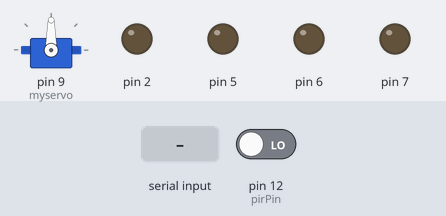
A sketch run on a simulated Arduino Uno, built with avr-gcc and run on an emulated ATmega328P. On the bench: servo, output pins drawn as LEDs (lit = HIGH). The inputs (shaded band) are chosen by the test bench; at power-on: pin 12 (pirPin) LOW. What the sketch prints to the serial monitor is not drawn.

Above: at 1.2 s.
1.3 s: pin 12 (pirPin) driven HIGH
4.3 s: "1" received over the second serial link
At 4.46 s:
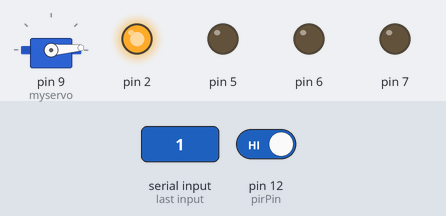
7.3 s: "2" received over the second serial link
At 7.46 s:
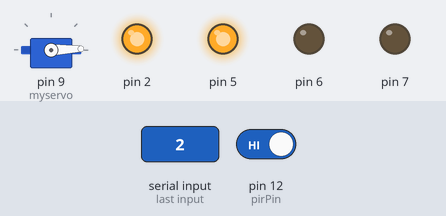
10.3 s: "3" received over the second serial link
At 10.47 s:
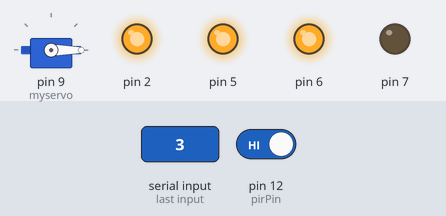
13.3 s: "4" received over the second serial link
At 13.52 s:
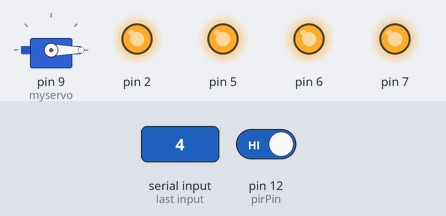
16.3 s: "1" received over the second serial link
At 16.58 s:
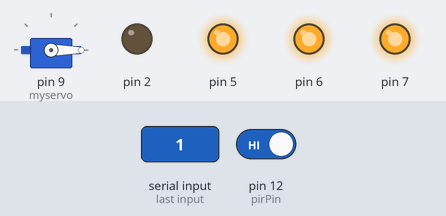
Timing chart, 0 to 20.3 s (numbered marks = the images above; inputs shaded):
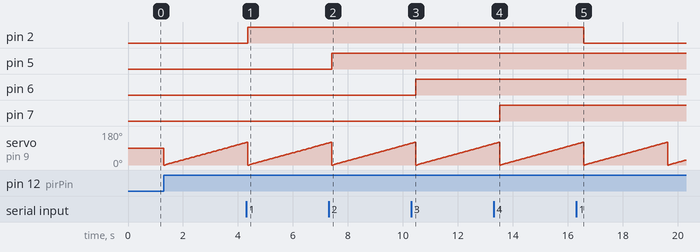

Measured:
- after the input at 4.3 s, pin 2: LOW → HIGH after 0.05 s
- after the input at 7.3 s, pin 5: LOW → HIGH after 0.11 s
- after the input at 10.3 s, pin 6: LOW → HIGH after 0.16 s
- after the input at 13.3 s, pin 7: LOW → HIGH after 0.22 s
- after the input at 16.3 s, pin 2: HIGH → LOW after 0.27 s
- by itself, servo on pin 9 (myservo): ramps from 0° to 120° and jumps back, once every 3.1 s

The sketch:

bl.ino
```cpp
#include<SoftwareSerial.h>
#include <Servo.h>
SoftwareSerial mySerial(10,11);
Servo myservo;
int pos = 0;
int calibrationTime = 10;
long unsigned int lowIn;
long unsigned int pause = 50;
boolean lockLow = true;
boolean takeLowTime;
char val;
int pirPin = 12;

void setup()
{
  myservo.attach(9);
  pinMode(2,OUTPUT);
  pinMode(6,OUTPUT);
  pinMode(7,OUTPUT);
  pinMode(5,OUTPUT);
  Serial.begin(9600);
  mySerial.begin(38400);
  pinMode(pirPin, INPUT);
 pinMode(9,OUTPUT);
  digitalWrite(pirPin, LOW);
  for(int i = 0; i < calibrationTime; i++) {
  Serial.print(".");
  }
}
void loop(){
  //PIR and Gate_servo motor
  if(digitalRead(pirPin) == HIGH){
  //Serial.print("Motion Detected");
  for (pos = 0; pos <= 120; pos += 2) {
        myservo.write(pos);
        delay(50);
    }
if(lockLow){

//makes sure we wait for a transition to LOW before any further output is made:

lockLow = false;

}

takeLowTime = true;

}
if(digitalRead(pirPin) == LOW){
 // digitalWrite(9, LOW);
  for (pos = 120; pos <= 0;pos -= 2) {
      myservo.write(pos);
      delay(50);
  }
 //the led visualizes the sensors output pin state

if(takeLowTime){

lowIn = millis(); //save the time of the transition from high to LOW

takeLowTime = false; //make sure this is only done at the start of a LOW phase

}

//if the sensor is low for more than the given pause,

//we assume that no more motion is going to happen

if(!lockLow && millis() - lowIn > pause){

//makes sure this block of code is only executed again after

//a new motion sequence has been detected

lockLow = true;

Serial.print("motion ended"); //output

//delay(50);

}

}
//bluetooth
  if (mySerial.available()) {
    Serial.write(val=mySerial.read());
    Serial.read();
    if(val =='1')
    {
      if(digitalRead(2)==LOW)
       digitalWrite(2,HIGH);
      else
       digitalWrite(2,LOW);
    }
    if(val =='2')
    {
      if(digitalRead(5)==LOW)
      digitalWrite(5,HIGH);
      else
      digitalWrite(5,LOW);
    }
    if(val == '3')
    {
      if(digitalRead(6)==LOW)
      digitalWrite(6,HIGH);
      else
      digitalWrite(6,LOW);
    }

    if(val == '4')
    {
      if(digitalRead(7)==LOW)
      digitalWrite(7,HIGH);
      else
      digitalWrite(7,LOW);
    }
  }
}
```
